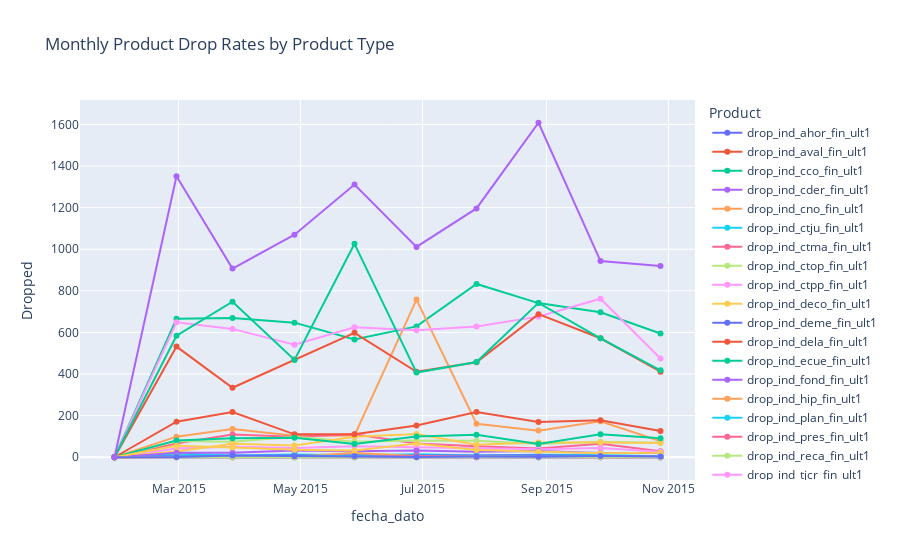

The code cell stored with this chart in its notebook:
### Code cell
#Monthly Product Drop Rates by Product Type

for col in product_cols:
    df_sorted[f'drop_{col}']=((df_sorted[col]==0 ) &(df_sorted[f'{col}_prev']==1 )).astype(int)

drop_prod_col=[f'drop_{col}' for col in product_cols]
monthly_dropped_column=df_sorted.groupby('fecha_dato')[drop_prod_col].sum().reset_index()
monthly_dropped = monthly_dropped_column.melt(id_vars='fecha_dato',var_name='Product',value_name='Dropped')
fig = px.line(monthly_dropped, x='fecha_dato', y='Dropped', color='Product',
              title="Monthly Product Drop Rates by Product Type",markers=True)
fig.show()

### Figure 1 — Plotly figure (JSON) as saved in the notebook; plotly's stock layout.template omitted (floating-point values rounded to 4 significant figures)
{"data": [{"hovertemplate": "Product=drop_ind_ahor_fin_ult1<br>fecha_dato=%{x}<br>Dropped=%{y}<extra></extra>", "legendgroup": "drop_ind_ahor_fin_ult1", "line": {"color": "#636efa", "dash": "solid"}, "marker": {"symbol": "circle"}, "mode": "lines+markers", "name": "drop_ind_ahor_fin_ult1", "orientation": "v", "showlegend": true, "type": "scatter", "x": ["2015-01-28T00:00:00.000000000", "2015-02-28T00:00:00.000000000", "2015-03-28T00:00:00.000000000", "2015-04-28T00:00:00.000000000", "2015-05-28T00:00:00.000000000", "2015-06-28T00:00:00.000000000", "2015-07-28T00:00:00.000000000", "2015-08-28T00:00:00.000000000", "2015-09-28T00:00:00.000000000", "2015-10-28T00:00:00.000000000"], "xaxis": "x", "y": [0, 0, 0, 0, 0, 0, 0, 0, 0, 0], "yaxis": "y"}, {"hovertemplate": "Product=drop_ind_aval_fin_ult1<br>fecha_dato=%{x}<br>Dropped=%{y}<extra></extra>", "legendgroup": "drop_ind_aval_fin_ult1", "line": {"color": "#EF553B", "dash": "solid"}, "marker": {"symbol": "circle"}, "mode": "lines+markers", "name": "drop_ind_aval_fin_ult1", "orientation": "v", "showlegend": true, "type": "scatter", "x": ["2015-01-28T00:00:00.000000000", "2015-02-28T00:00:00.000000000", "2015-03-28T00:00:00.000000000", "2015-04-28T00:00:00.000000000", "2015-05-28T00:00:00.000000000", "2015-06-28T00:00:00.000000000", "2015-07-28T00:00:00.000000000", "2015-08-28T00:00:00.000000000", "2015-09-28T00:00:00.000000000", "2015-10-28T00:00:00.000000000"], "xaxis": "x", "y": [0, 0, 0, 0, 0, 0, 1, 0, 0, 0], "yaxis": "y"}, {"hovertemplate": "Product=drop_ind_cco_fin_ult1<br>fecha_dato=%{x}<br>Dropped=%{y}<extra></extra>", "legendgroup": "drop_ind_cco_fin_ult1", "line": {"color": "#00cc96", "dash": "solid"}, "marker": {"symbol": "circle"}, "mode": "lines+markers", "name": "drop_ind_cco_fin_ult1", "orientation": "v", "showlegend": true, "type": "scatter", "x": ["2015-01-28T00:00:00.000000000", "2015-02-28T00:00:00.000000000", "2015-03-28T00:00:00.000000000", "2015-04-28T00:00:00.000000000", "2015-05-28T00:00:00.000000000", "2015-06-28T00:00:00.000000000", "2015-07-28T00:00:00.000000000", "2015-08-28T00:00:00.000000000", "2015-09-28T00:00:00.000000000", "2015-10-28T00:00:00.000000000"], "xaxis": "x", "y": [0, 666, 670, 647, 566, 629, 833, 741, 697, 595], "yaxis": "y"}, {"hovertemplate": "Product=drop_ind_cder_fin_ult1<br>fecha_dato=%{x}<br>Dropped=%{y}<extra></extra>", "legendgroup": "drop_ind_cder_fin_ult1", "line": {"color": "#ab63fa", "dash": "solid"}, "marker": {"symbol": "circle"}, "mode": "lines+markers", "name": "drop_ind_cder_fin_ult1", "orientation": "v", "showlegend": true, "type": "scatter", "x": ["2015-01-28T00:00:00.000000000", "2015-02-28T00:00:00.000000000", "2015-03-28T00:00:00.000000000", "2015-04-28T00:00:00.000000000", "2015-05-28T00:00:00.000000000", "2015-06-28T00:00:00.000000000", "2015-07-28T00:00:00.000000000", "2015-08-28T00:00:00.000000000", "2015-09-28T00:00:00.000000000", "2015-10-28T00:00:00.000000000"], "xaxis": "x", "y": [0, 1, 0, 2, 1, 0, 0, 1, 2, 0], "yaxis": "y"}, {"hovertemplate": "Product=drop_ind_cno_fin_ult1<br>fecha_dato=%{x}<br>Dropped=%{y}<extra></extra>", "legendgroup": "drop_ind_cno_fin_ult1", "line": {"color": "#FFA15A", "dash": "solid"}, "marker": {"symbol": "circle"}, "mode": "lines+markers", "name": "drop_ind_cno_fin_ult1", "orientation": "v", "showlegend": true, "type": "scatter", "x": ["2015-01-28T00:00:00.000000000", "2015-02-28T00:00:00.000000000", "2015-03-28T00:00:00.000000000", "2015-04-28T00:00:00.000000000", "2015-05-28T00:00:00.000000000", "2015-06-28T00:00:00.000000000", "2015-07-28T00:00:00.000000000", "2015-08-28T00:00:00.000000000", "2015-09-28T00:00:00.000000000", "2015-10-28T00:00:00.000000000"], "xaxis": "x", "y": [0, 99, 136, 103, 105, 758, 161, 128, 173, 77], "yaxis": "y"}, {"hovertemplate": "Product=drop_ind_ctju_fin_ult1<br>fecha_dato=%{x}<br>Dropped=%{y}<extra></extra>", "legendgroup": "drop_ind_ctju_fin_ult1", "line": {"color": "#19d3f3", "dash": "solid"}, "marker": {"symbol": "circle"}, "mode": "lines+markers", "name": "drop_ind_ctju_fin_ult1", "orientation": "v", "showlegend": true, "type": "scatter", "x": ["2015-01-28T00:00:00.000000000", "2015-02-28T00:00:00.000000000", "2015-03-28T00:00:00.000000000", "2015-04-28T00:00:00.000000000", "2015-05-28T00:00:00.000000000", "2015-06-28T00:00:00.000000000", "2015-07-28T00:00:00.000000000", "2015-08-28T00:00:00.000000000", "2015-09-28T00:00:00.000000000", "2015-10-28T00:00:00.000000000"], "xaxis": "x", "y": [0, 18, 8, 13, 10, 14, 9, 12, 11, 5], "yaxis": "y"}, {"hovertemplate": "Product=drop_ind_ctma_fin_ult1<br>fecha_dato=%{x}<br>Dropped=%{y}<extra></extra>", "legendgroup": "drop_ind_ctma_fin_ult1", "line": {"color": "#FF6692", "dash": "solid"}, "marker": {"symbol": "circle"}, "mode": "lines+markers", "name": "drop_ind_ctma_fin_ult1", "orientation": "v", "showlegend": true, "type": "scatter", "x": ["2015-01-28T00:00:00.000000000", "2015-02-28T00:00:00.000000000", "2015-03-28T00:00:00.000000000", "2015-04-28T00:00:00.000000000", "2015-05-28T00:00:00.000000000", "2015-06-28T00:00:00.000000000", "2015-07-28T00:00:00.000000000", "2015-08-28T00:00:00.000000000", "2015-09-28T00:00:00.000000000", "2015-10-28T00:00:00.000000000"], "xaxis": "x", "y": [0, 66, 109, 99, 111, 66, 53, 42, 65, 29], "yaxis": "y"}, {"hovertemplate": "Product=drop_ind_ctop_fin_ult1<br>fecha_dato=%{x}<br>Dropped=%{y}<extra></extra>", "legendgroup": "drop_ind_ctop_fin_ult1", "line": {"color": "#B6E880", "dash": "solid"}, "marker": {"symbol": "circle"}, "mode": "lines+markers", "name": "drop_ind_ctop_fin_ult1", "orientation": "v", "showlegend": true, "type": "scatter", "x": ["2015-01-28T00:00:00.000000000", "2015-02-28T00:00:00.000000000", "2015-03-28T00:00:00.000000000", "2015-04-28T00:00:00.000000000", "2015-05-28T00:00:00.000000000", "2015-06-28T00:00:00.000000000", "2015-07-28T00:00:00.000000000", "2015-08-28T00:00:00.000000000", "2015-09-28T00:00:00.000000000", "2015-10-28T00:00:00.000000000"], "xaxis": "x", "y": [0, 78, 74, 98, 74, 80, 79, 64, 74, 70], "yaxis": "y"}, {"hovertemplate": "Product=drop_ind_ctpp_fin_ult1<br>fecha_dato=%{x}<br>Dropped=%{y}<extra></extra>", "legendgroup": "drop_ind_ctpp_fin_ult1", "line": {"color": "#FF97FF", "dash": "solid"}, "marker": {"symbol": "circle"}, "mode": "lines+markers", "name": "drop_ind_ctpp_fin_ult1", "orientation": "v", "showlegend": true, "type": "scatter", "x": ["2015-01-28T00:00:00.000000000", "2015-02-28T00:00:00.000000000", "2015-03-28T00:00:00.000000000", "2015-04-28T00:00:00.000000000", "2015-05-28T00:00:00.000000000", "2015-06-28T00:00:00.000000000", "2015-07-28T00:00:00.000000000", "2015-08-28T00:00:00.000000000", "2015-09-28T00:00:00.000000000", "2015-10-28T00:00:00.000000000"], "xaxis": "x", "y": [0, 42, 50, 45, 53, 49, 46, 39, 44, 26], "yaxis": "y"}, {"hovertemplate": "Product=drop_ind_deco_fin_ult1<br>fecha_dato=%{x}<br>Dropped=%{y}<extra></extra>", "legendgroup": "drop_ind_deco_fin_ult1", "line": {"color": "#FECB52", "dash": "solid"}, "marker": {"symbol": "circle"}, "mode": "lines+markers", "name": "drop_ind_deco_fin_ult1", "orientation": "v", "showlegend": true, "type": "scatter", "x": ["2015-01-28T00:00:00.000000000", "2015-02-28T00:00:00.000000000", "2015-03-28T00:00:00.000000000", "2015-04-28T00:00:00.000000000", "2015-05-28T00:00:00.000000000", "2015-06-28T00:00:00.000000000", "2015-07-28T00:00:00.000000000", "2015-08-28T00:00:00.000000000", "2015-09-28T00:00:00.000000000", "2015-10-28T00:00:00.000000000"], "xaxis": "x", "y": [0, 28, 65, 56, 98, 112, 60, 71, 71, 69], "yaxis": "y"}, {"hovertemplate": "Product=drop_ind_deme_fin_ult1<br>fecha_dato=%{x}<br>Dropped=%{y}<extra></extra>", "legendgroup": "drop_ind_deme_fin_ult1", "line": {"color": "#636efa", "dash": "solid"}, "marker": {"symbol": "circle"}, "mode": "lines+markers", "name": "drop_ind_deme_fin_ult1", "orientation": "v", "showlegend": true, "type": "scatter", "x": ["2015-01-28T00:00:00.000000000", "2015-02-28T00:00:00.000000000", "2015-03-28T00:00:00.000000000", "2015-04-28T00:00:00.000000000", "2015-05-28T00:00:00.000000000", "2015-06-28T00:00:00.000000000", "2015-07-28T00:00:00.000000000", "2015-08-28T00:00:00.000000000", "2015-09-28T00:00:00.000000000", "2015-10-28T00:00:00.000000000"], "xaxis": "x", "y": [0, 7, 5, 11, 8, 10, 9, 10, 5, 2], "yaxis": "y"}, {"hovertemplate": "Product=drop_ind_dela_fin_ult1<br>fecha_dato=%{x}<br>Dropped=%{y}<extra></extra>", "legendgroup": "drop_ind_dela_fin_ult1", "line": {"color": "#EF553B", "dash": "solid"}, "marker": {"symbol": "circle"}, "mode": "lines+markers", "name": "drop_ind_dela_fin_ult1", "orientation": "v", "showlegend": true, "type": "scatter", "x": ["2015-01-28T00:00:00.000000000", "2015-02-28T00:00:00.000000000", "2015-03-28T00:00:00.000000000", "2015-04-28T00:00:00.000000000", "2015-05-28T00:00:00.000000000", "2015-06-28T00:00:00.000000000", "2015-07-28T00:00:00.000000000", "2015-08-28T00:00:00.000000000", "2015-09-28T00:00:00.000000000", "2015-10-28T00:00:00.000000000"], "xaxis": "x", "y": [0, 171, 217, 110, 111, 153, 218, 169, 178, 126], "yaxis": "y"}, {"hovertemplate": "Product=drop_ind_ecue_fin_ult1<br>fecha_dato=%{x}<br>Dropped=%{y}<extra></extra>", "legendgroup": "drop_ind_ecue_fin_ult1", "line": {"color": "#00cc96", "dash": "solid"}, "marker": {"symbol": "circle"}, "mode": "lines+markers", "name": "drop_ind_ecue_fin_ult1", "orientation": "v", "showlegend": true, "type": "scatter", "x": ["2015-01-28T00:00:00.000000000", "2015-02-28T00:00:00.000000000", "2015-03-28T00:00:00.000000000", "2015-04-28T00:00:00.000000000", "2015-05-28T00:00:00.000000000", "2015-06-28T00:00:00.000000000", "2015-07-28T00:00:00.000000000", "2015-08-28T00:00:00.000000000", "2015-09-28T00:00:00.000000000", "2015-10-28T00:00:00.000000000"], "xaxis": "x", "y": [0, 81, 91, 94, 64, 100, 108, 64, 111, 91], "yaxis": "y"}, {"hovertemplate": "Product=drop_ind_fond_fin_ult1<br>fecha_dato=%{x}<br>Dropped=%{y}<extra></extra>", "legendgroup": "drop_ind_fond_fin_ult1", "line": {"color": "#ab63fa", "dash": "solid"}, "marker": {"symbol": "circle"}, "mode": "lines+markers", "name": "drop_ind_fond_fin_ult1", "orientation": "v", "showlegend": true, "type": "scatter", "x": ["2015-01-28T00:00:00.000000000", "2015-02-28T00:00:00.000000000", "2015-03-28T00:00:00.000000000", "2015-04-28T00:00:00.000000000", "2015-05-28T00:00:00.000000000", "2015-06-28T00:00:00.000000000", "2015-07-28T00:00:00.000000000", "2015-08-28T00:00:00.000000000", "2015-09-28T00:00:00.000000000", "2015-10-28T00:00:00.000000000"], "xaxis": "x", "y": [0, 22, 22, 32, 29, 33, 26, 30, 20, 20], "yaxis": "y"}, {"hovertemplate": "Product=drop_ind_hip_fin_ult1<br>fecha_dato=%{x}<br>Dropped=%{y}<extra></extra>", "legendgroup": "drop_ind_hip_fin_ult1", "line": {"color": "#FFA15A", "dash": "solid"}, "marker": {"symbol": "circle"}, "mode": "lines+markers", "name": "drop_ind_hip_fin_ult1", "orientation": "v", "showlegend": true, "type": "scatter", "x": ["2015-01-28T00:00:00.000000000", "2015-02-28T00:00:00.000000000", "2015-03-28T00:00:00.000000000", "2015-04-28T00:00:00.000000000", "2015-05-28T00:00:00.000000000", "2015-06-28T00:00:00.000000000", "2015-07-28T00:00:00.000000000", "2015-08-28T00:00:00.000000000", "2015-09-28T00:00:00.000000000", "2015-10-28T00:00:00.000000000"], "xaxis": "x", "y": [0, 2, 3, 4, 21, 6, 3, 1, 4, 2], "yaxis": "y"}, {"hovertemplate": "Product=drop_ind_plan_fin_ult1<br>fecha_dato=%{x}<br>Dropped=%{y}<extra></extra>", "legendgroup": "drop_ind_plan_fin_ult1", "line": {"color": "#19d3f3", "dash": "solid"}, "marker": {"symbol": "circle"}, "mode": "lines+markers", "name": "drop_ind_plan_fin_ult1", "orientation": "v", "showlegend": true, "type": "scatter", "x": ["2015-01-28T00:00:00.000000000", "2015-02-28T00:00:00.000000000", "2015-03-28T00:00:00.000000000", "2015-04-28T00:00:00.000000000", "2015-05-28T00:00:00.000000000", "2015-06-28T00:00:00.000000000", "2015-07-28T00:00:00.000000000", "2015-08-28T00:00:00.000000000", "2015-09-28T00:00:00.000000000", "2015-10-28T00:00:00.000000000"], "xaxis": "x", "y": [0, 5, 7, 9, 4, 2, 7, 2, 4, 2], "yaxis": "y"}, {"hovertemplate": "Product=drop_ind_pres_fin_ult1<br>fecha_dato=%{x}<br>Dropped=%{y}<extra></extra>", "legendgroup": "drop_ind_pres_fin_ult1", "line": {"color": "#FF6692", "dash": "solid"}, "marker": {"symbol": "circle"}, "mode": "lines+markers", "name": "drop_ind_pres_fin_ult1", "orientation": "v", "showlegend": true, "type": "scatter", "x": ["2015-01-28T00:00:00.000000000", "2015-02-28T00:00:00.000000000", "2015-03-28T00:00:00.000000000", "2015-04-28T00:00:00.000000000", "2015-05-28T00:00:00.000000000", "2015-06-28T00:00:00.000000000", "2015-07-28T00:00:00.000000000", "2015-08-28T00:00:00.000000000", "2015-09-28T00:00:00.000000000", "2015-10-28T00:00:00.000000000"], "xaxis": "x", "y": [0, 2, 2, 1, 1, 6, 3, 1, 0, 1], "yaxis": "y"}, {"hovertemplate": "Product=drop_ind_reca_fin_ult1<br>fecha_dato=%{x}<br>Dropped=%{y}<extra></extra>", "legendgroup": "drop_ind_reca_fin_ult1", "line": {"color": "#B6E880", "dash": "solid"}, "marker": {"symbol": "circle"}, "mode": "lines+markers", "name": "drop_ind_reca_fin_ult1", "orientation": "v", "showlegend": true, "type": "scatter", "x": ["2015-01-28T00:00:00.000000000", "2015-02-28T00:00:00.000000000", "2015-03-28T00:00:00.000000000", "2015-04-28T00:00:00.000000000", "2015-05-28T00:00:00.000000000", "2015-06-28T00:00:00.000000000", "2015-07-28T00:00:00.000000000", "2015-08-28T00:00:00.000000000", "2015-09-28T00:00:00.000000000", "2015-10-28T00:00:00.000000000"], "xaxis": "x", "y": [0, 0, 0, 0, 0, 0, 3, 0, 0, 0], "yaxis": "y"}, {"hovertemplate": "Product=drop_ind_tjcr_fin_ult1<br>fecha_dato=%{x}<br>Dropped=%{y}<extra></extra>", "legendgroup": "drop_ind_tjcr_fin_ult1", "line": {"color": "#FF97FF", "dash": "solid"}, "marker": {"symbol": "circle"}, "mode": "lines+markers", "name": "drop_ind_tjcr_fin_ult1", "orientation": "v", "showlegend": true, "type": "scatter", "x": ["2015-01-28T00:00:00.000000000", "2015-02-28T00:00:00.000000000", "2015-03-28T00:00:00.000000000", "2015-04-28T00:00:00.000000000", "2015-05-28T00:00:00.000000000", "2015-06-28T00:00:00.000000000", "2015-07-28T00:00:00.000000000", "2015-08-28T00:00:00.000000000", "2015-09-28T00:00:00.000000000", "2015-10-28T00:00:00.000000000"], "xaxis": "x", "y": [0, 649, 617, 541, 625, 611, 629, 676, 762, 475], "yaxis": "y"}, {"hovertemplate": "Product=drop_ind_valo_fin_ult1<br>fecha_dato=%{x}<br>Dropped=%{y}<extra></extra>", "legendgroup": "drop_ind_valo_fin_ult1", "line": {"color": "#FECB52", "dash": "solid"}, "marker": {"symbol": "circle"}, "mode": "lines+markers", "name": "drop_ind_valo_fin_ult1", "orientation": "v", "showlegend": true, "type": "scatter", "x": ["2015-01-28T00:00:00.000000000", "2015-02-28T00:00:00.000000000", "2015-03-28T00:00:00.000000000", "2015-04-28T00:00:00.000000000", "2015-05-28T00:00:00.000000000", "2015-06-28T00:00:00.000000000", "2015-07-28T00:00:00.000000000", "2015-08-28T00:00:00.000000000", "2015-09-28T00:00:00.000000000", "2015-10-28T00:00:00.000000000"], "xaxis": "x", "y": [0, 55, 47, 36, 32, 66, 35, 26, 19, 22], "yaxis": "y"}, {"hovertemplate": "Product=drop_ind_viv_fin_ult1<br>fecha_dato=%{x}<br>Dropped=%{y}<extra></extra>", "legendgroup": "drop_ind_viv_fin_ult1", "line": {"color": "#636efa", "dash": "solid"}, "marker": {"symbol": "circle"}, "mode": "lines+markers", "name": "drop_ind_viv_fin_ult1", "orientation": "v", "showlegend": true, "type": "scatter", "x": ["2015-01-28T00:00:00.000000000", "2015-02-28T00:00:00.000000000", "2015-03-28T00:00:00.000000000", "2015-04-28T00:00:00.000000000", "2015-05-28T00:00:00.000000000", "2015-06-28T00:00:00.000000000", "2015-07-28T00:00:00.000000000", "2015-08-28T00:00:00.000000000", "2015-09-28T00:00:00.000000000", "2015-10-28T00:00:00.000000000"], "xaxis": "x", "y": [0, 1, 8, 5, 5, 1, 4, 3, 6, 4], "yaxis": "y"}, {"hovertemplate": "Product=drop_ind_nomina_ult1<br>fecha_dato=%{x}<br>Dropped=%{y}<extra></extra>", "legendgroup": "drop_ind_nomina_ult1", "line": {"color": "#EF553B", "dash": "solid"}, "marker": {"symbol": "circle"}, "mode": "lines+markers", "name": "drop_ind_nomina_ult1", "orientation": "v", "showlegend": true, "type": "scatter", "x": ["2015-01-28T00:00:00.000000000", "2015-02-28T00:00:00.000000000", "2015-03-28T00:00:00.000000000", "2015-04-28T00:00:00.000000000", "2015-05-28T00:00:00.000000000", "2015-06-28T00:00:00.000000000", "2015-07-28T00:00:00.000000000", "2015-08-28T00:00:00.000000000", "2015-09-28T00:00:00.000000000", "2015-10-28T00:00:00.000000000"], "xaxis": "x", "y": [0, 532, 334, 470, 598, 411, 457, 688, 572, 411], "yaxis": "y"}, {"hovertemplate": "Product=drop_ind_nom_pens_ult1<br>fecha_dato=%{x}<br>Dropped=%{y}<extra></extra>", "legendgroup": "drop_ind_nom_pens_ult1", "line": {"color": "#00cc96", "dash": "solid"}, "marker": {"symbol": "circle"}, "mode": "lines+markers", "name": "drop_ind_nom_pens_ult1", "orientation": "v", "showlegend": true, "type": "scatter", "x": ["2015-01-28T00:00:00.000000000", "2015-02-28T00:00:00.000000000", "2015-03-28T00:00:00.000000000", "2015-04-28T00:00:00.000000000", "2015-05-28T00:00:00.000000000", "2015-06-28T00:00:00.000000000", "2015-07-28T00:00:00.000000000", "2015-08-28T00:00:00.000000000", "2015-09-28T00:00:00.000000000", "2015-10-28T00:00:00.000000000"], "xaxis": "x", "y": [0, 584, 748, 468, 1026, 407, 458, 742, 572, 418], "yaxis": "y"}, {"hovertemplate": "Product=drop_ind_recibo_ult1<br>fecha_dato=%{x}<br>Dropped=%{y}<extra></extra>", "legendgroup": "drop_ind_recibo_ult1", "line": {"color": "#ab63fa", "dash": "solid"}, "marker": {"symbol": "circle"}, "mode": "lines+markers", "name": "drop_ind_recibo_ult1", "orientation": "v", "showlegend": true, "type": "scatter", "x": ["2015-01-28T00:00:00.000000000", "2015-02-28T00:00:00.000000000", "2015-03-28T00:00:00.000000000", "2015-04-28T00:00:00.000000000", "2015-05-28T00:00:00.000000000", "2015-06-28T00:00:00.000000000", "2015-07-28T00:00:00.000000000", "2015-08-28T00:00:00.000000000", "2015-09-28T00:00:00.000000000", "2015-10-28T00:00:00.000000000"], "xaxis": "x", "y": [0, 1351, 907, 1070, 1311, 1011, 1196, 1608, 943, 919], "yaxis": "y"}], "layout": {"legend": {"title": {"text": "Product"}, "tracegroupgap": 0}, "title": {"text": "Monthly Product Drop Rates by Product Type"}, "xaxis": {"anchor": "y", "domain": [0, 1], "title": {"text": "fecha_dato"}}, "yaxis": {"anchor": "x", "domain": [0, 1], "title": {"text": "Dropped"}}}}
